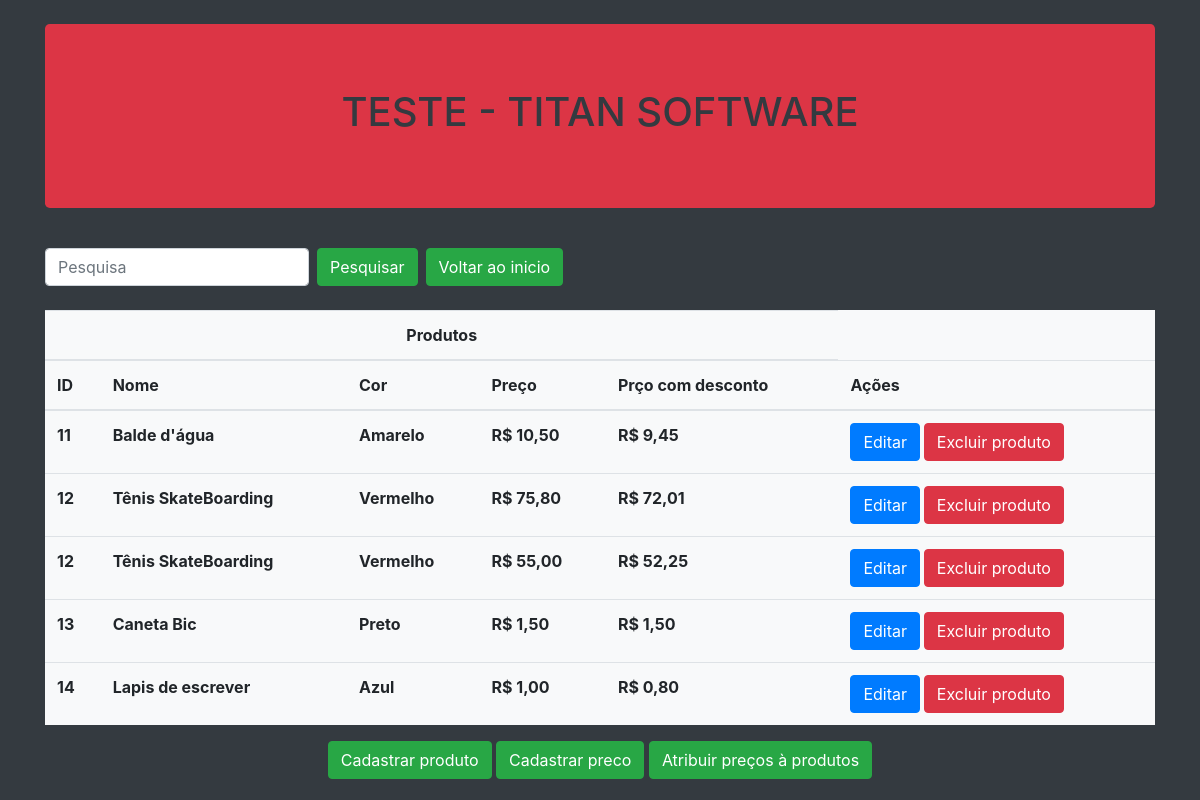
The page / on the database its author committed.
### tables this page shows
CREATE TABLE `precos` (
  `id` int(11) NOT NULL,
  `preco` float(10,2) NOT NULL
);

CREATE TABLE `produtos` (
  `id` int(11) NOT NULL,
  `nome` varchar(255) NOT NULL,
  `cor` varchar(255) NOT NULL
);

### index.php (called while the page is built, shortened)
<?php
$produtos = Produtos::listProdutosComPrecos();
include __DIR__."/includes/header.php";
include __DIR__."/includes/listagem.php";
include __DIR__."/includes/footer.php";

### app/Db/Database.php (called while the page is built, shortened)
<?php
class Database {
    private $connection;
    private function setConnection () {
        try {
            $this->connection = new PDO('mysql:host='.self::HOST.';dbname='.self::DB_NAME,self::USER,self::PASSWD);
            $this->connection->setAttribute(PDO::ATTR_ERRMODE,PDO::ERRMODE_EXCEPTION);
        } catch (PDOException $e) {
            die("ERROR: ". $e->getMessage());
        }
    }
    public function raw ($query, $params = []) {
        try {
            $stmt = $this->connection->prepare($query);
            $stmt->execute($params);
            return $stmt->fetchAll(PDO::FETCH_OBJ);
        } catch (PDOException $e) {
            die("ERROR: ". $e->getMessage());
        }
    }
}

### app/Entity/Produtos.php (called while the page is built, shortened)
<?php
class Produtos {
    public static function listProdutosComPrecos () {
        return (new Database('produtos'))->raw('SELECT produtos.cor, produtos.id, produtos.nome, precos.preco FROM precos INNER JOIN produtos_precos ON precos.id = produtos_precos.preco_id RIGHT JOIN produtos ON produtos.id = produtos_precos.produto_id');
    }
}

### app/Lib/Descontos.php (called while the page is built, shortened)
<?php
class Descontos
{
    public static function desconto ($preco, $cor) {
        if ($cor === 'Azul' || $cor === 'Vermelho') {
            $desconto = $preco * 20 / 100;
        }
        if ($cor === 'Amarelo') {
            $desconto = $preco * 10 / 100;
        }
        if ($cor === 'Vermelho' && $preco > 50.00) {
            $desconto = $preco * 5 / 100;
        }
        if (isset($desconto)) {
            return $desconto;
        }
    }
}

### includes/listagem.php (the view, shortened to what this page needs)
<?php
    $resultadoProdutos = '';
    foreach ($produtos as $produto) {
        $desconto = Descontos::desconto($produto->preco, $produto->cor);
        $resultadoProdutos .= '
            <tr>
                <th>'.$produto->id.'</th>
                <th>'.$produto->nome.'</th>
                <th>'.$produto->cor.'</th>
                <th> R$ '.number_format($produto->preco, 2, ',', '.').'</th>
                <th> R$ '.number_format($produto->preco - $desconto, 2, ',', '.').'</th>
                <th>
                    <a href="editar.php?id='.$produto->id.'">
                        <button type="button" class="btn btn-primary">Editar</button>
                    </a>
                    <a href="excluir.php?id='.$produto->id.'">
                        <button type="button" class="btn btn-danger">Excluir produto</button>
                    </a>
                </th>
            </tr>
        ';
    }
    $resultadoProdutos = strlen($resultadoProdutos) ? $resultadoProdutos : '
        <tr>
            <td colspan="6" class="text-center">Nenhum produto encontrado</td>
        </tr>
    ';
?>
<main>
    <section>
        <form method="get">
            <div class="form-group form-inline float-left">
                <input name="pesquisa" type="text" class="form-control col-6 my-2" placeholder="Pesquisa">
                <button class="btn btn-success mx-2" type="submit">Pesquisar</button>
                <a href="index.php">
                    <button class="btn btn-success">Voltar ao inicio</button>
                </a>
            </div>
        </form>
    </section>
    <section>
        <table class="table bg-light mt-4">
            <thead>
                <tr>
                    <th colspan="5" class="text-center">Produtos</th>
                </tr>
                <tr>
                    <th>ID</th>
                    <th>Nome</th>
                    <th>Cor</th>
                    <th>Preço</th>
                    <th>Prço com desconto</th>
                    <th>Ações</th>
                </tr>
            </thead>
            <tbody>
                <?=$resultadoProdutos?>
            </tbody>
        </table>
        <div class="text-center my-3">
            <a href="cadastrarProduto.php">
                <button class="btn btn-success">Cadastrar produto</button>
            </a>
            <a href="cadastrarPreco.php">
                <button class="btn btn-success">Cadastrar preco</button>
            </a>
            <a href="produto_has_preco.php">
                <button class="btn btn-success">Atribuir preços à produtos</button>
            </a>
        </div>
    </section>
</main>

### includes/header.php (shortened to what this page needs)
<!doctype html>
<html lang="en">
  <head>
    <link rel="stylesheet" href="https://cdn.jsdelivr.net/npm/bootstrap@4.5.3/dist/css/bootstrap.min.css">
  </head>
  <body class="bg-dark text-light">
    <div class="container">
      <div class="jumbotron bg-danger text-center mt-4">
        <h1 class="display-6 text-dark">TESTE - TITAN SOFTWARE</h1>
      </div>

### includes/footer.php (shortened to what this page needs)
    </div>
  </body>
</html>

### rows shown on the page
precos: produtos.id "11", produtos.nome "Balde d'água", produtos.cor "Amarelo", preco "10,50", $produto->preco-$desconto "9,45"
precos: produtos.id "12", produtos.nome "Tênis SkateBoarding", produtos.cor "Vermelho", preco "75,80", $produto->preco-$desconto "72,01"
precos: produtos.id "12", produtos.nome "Tênis SkateBoarding", produtos.cor "Vermelho", preco "55,00", $produto->preco-$desconto "52,25"
precos: produtos.id "13", produtos.nome "Caneta Bic", produtos.cor "Preto", preco "1,50", $produto->preco-$desconto "1,50"
precos: produtos.id "14", produtos.nome "Lapis de escrever", produtos.cor "Azul", preco "1,00", $produto->preco-$desconto "0,80"
